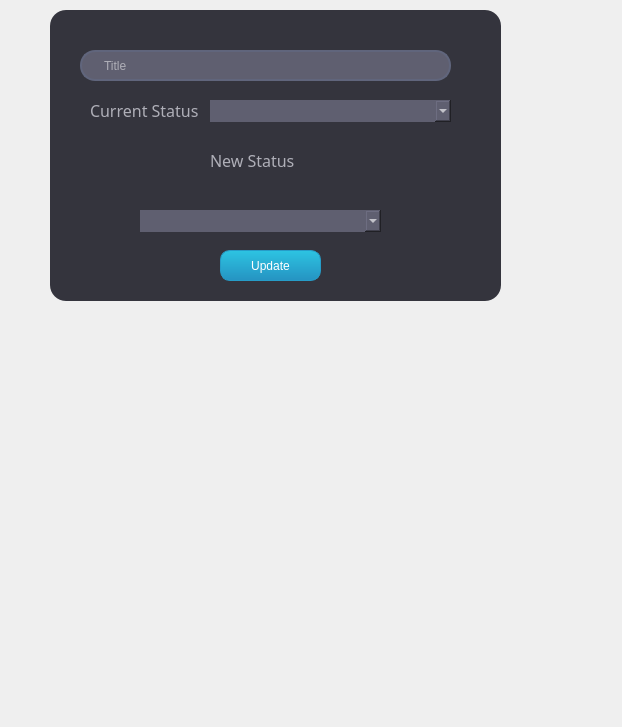
<?xml version="1.0" encoding="UTF-8"?>
<ui version="4.0">
 <class>updatebook</class>
 <widget class="QDialog" name="updatebook">
  <property name="geometry">
   <rect>
    <x>0</x>
    <y>0</y>
    <width>622</width>
    <height>727</height>
   </rect>
  </property>
  <property name="windowTitle">
   <string>Dialog</string>
  </property>
  <widget class="QFrame" name="UpdateBookFormFrame">
   <property name="geometry">
    <rect>
     <x>50</x>
     <y>10</y>
     <width>451</width>
     <height>291</height>
    </rect>
   </property>
   <property name="styleSheet">
    <string notr="true">background-color: rgb(52, 52, 61);
border-radius: 16px;</string>
   </property>
   <property name="frameShape">
    <enum>QFrame::StyledPanel</enum>
   </property>
   <property name="frameShadow">
    <enum>QFrame::Raised</enum>
   </property>
   <widget class="QLineEdit" name="txtaddbook">
    <property name="geometry">
     <rect>
      <x>30</x>
      <y>40</y>
      <width>371</width>
      <height>31</height>
     </rect>
    </property>
    <property name="styleSheet">
     <string notr="true">QLineEdit{
border: 2px solid rgb(96, 101, 124);
border-radius: 15px;
color: rgb(255, 255, 255);
font: 12pt &quot;Century Gothic&quot;;
padding-left:20px;
padding-rght: 20px;
background-color: rgb(95, 95, 112);
}


QLineEdit::hover{
border: 2px solid rgb(43, 153, 213);
}

QLineEdit::focus{
border: 2px solid rgb(170, 255, 255);
background-color:rgb(43,45,56);
}</string>
    </property>
    <property name="placeholderText">
     <string>Title</string>
    </property>
   </widget>
   <widget class="QLabel" name="bookCopyLabel">
    <property name="geometry">
     <rect>
      <x>40</x>
      <y>90</y>
      <width>111</width>
      <height>21</height>
     </rect>
    </property>
    <property name="font">
     <font>
      <family>Century Gothic</family>
      <pointsize>12</pointsize>
      <weight>50</weight>
      <italic>false</italic>
      <bold>false</bold>
     </font>
    </property>
    <property name="styleSheet">
     <string notr="true">color: rgb(175, 175, 184);
font: 12pt &quot;Century Gothic&quot;;</string>
    </property>
    <property name="text">
     <string>Current Status</string>
    </property>
   </widget>
   <widget class="QComboBox" name="addstatus_2">
    <property name="geometry">
     <rect>
      <x>160</x>
      <y>90</y>
      <width>241</width>
      <height>22</height>
     </rect>
    </property>
    <property name="styleSheet">
     <string notr="true">color: rgb(255, 255, 255);
background-color: rgb(95, 95, 112);
</string>
    </property>
   </widget>
   <widget class="QLabel" name="bookCopyLabel_2">
    <property name="geometry">
     <rect>
      <x>160</x>
      <y>140</y>
      <width>111</width>
      <height>21</height>
     </rect>
    </property>
    <property name="font">
     <font>
      <family>Century Gothic</family>
      <pointsize>12</pointsize>
      <weight>50</weight>
      <italic>false</italic>
      <bold>false</bold>
     </font>
    </property>
    <property name="styleSheet">
     <string notr="true">color: rgb(175, 175, 184);
font: 12pt &quot;Century Gothic&quot;;</string>
    </property>
    <property name="text">
     <string>New Status</string>
    </property>
   </widget>
   <widget class="QComboBox" name="updateBook">
    <property name="geometry">
     <rect>
      <x>90</x>
      <y>200</y>
      <width>241</width>
      <height>22</height>
     </rect>
    </property>
    <property name="styleSheet">
     <string notr="true">color: rgb(255, 255, 255);
background-color: rgb(95, 95, 112);
</string>
    </property>
   </widget>
   <widget class="QPushButton" name="btnupdatebook">
    <property name="geometry">
     <rect>
      <x>170</x>
      <y>240</y>
      <width>101</width>
      <height>31</height>
     </rect>
    </property>
    <property name="cursor">
     <cursorShape>OpenHandCursor</cursorShape>
    </property>
    <property name="mouseTracking">
     <bool>true</bool>
    </property>
    <property name="styleSheet">
     <string notr="true">/*background-color: qlineargradient(spread:pad, x1:0, y1:1, x2:0, y2:0, stop:0 rgba(54, 110, 140, 255), stop:0.747191 rgba(145, 192, 216, 255));

border-color: rgb(81, 130, 157);
font: 8pt &quot;Nirmala UI&quot;;
color: rgb(0, 0, 0);
border-radius: 10px;*/

/*-----QPushButton-----*/
QPushButton
{
background-color: qlineargradient(spread:pad, x1:0, y1:1, x2:0, y2:0, stop:0 rgba(37, 147, 194, 255), stop:1 rgba(45, 196, 226, 255));
color: rgb(255, 255, 255);
font: 8pt &quot;Century Gothic&quot;;
min-width: 80px;
border-style: solid;
border-width: 1px;
border-radius: 10px;
border-color: rgb(38, 156, 200);
padding: 5px;}

QPushButton::flat
{
background-color: transparent;
border: none;
color: #fff;}

QPushButton::disabled
{
background-color: rgb(131, 165, 174);
color: black;
border-color: black;}

QPushButton::hover
{
background-color: qlineargradient(spread:pad, x1:0, y1:1, x2:0, y2:0, stop:0 rgba(47, 160, 194, 255), stop:1 rgba(57, 209, 209, 255));
border: 1px solid rgb(41, 170, 182);}
</string>
    </property>
    <property name="text">
     <string>Update</string>
    </property>
   </widget>
  </widget>
 </widget>
 <resources/>
 <connections/>
</ui>
